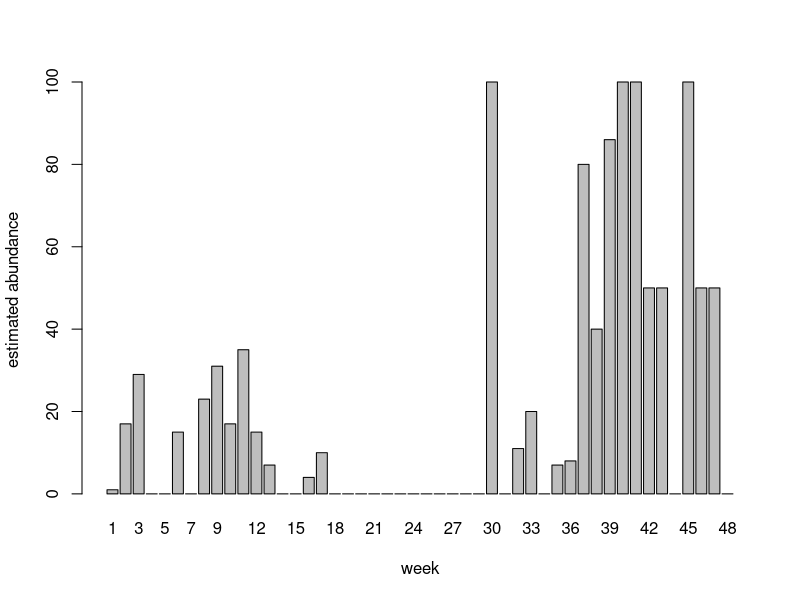
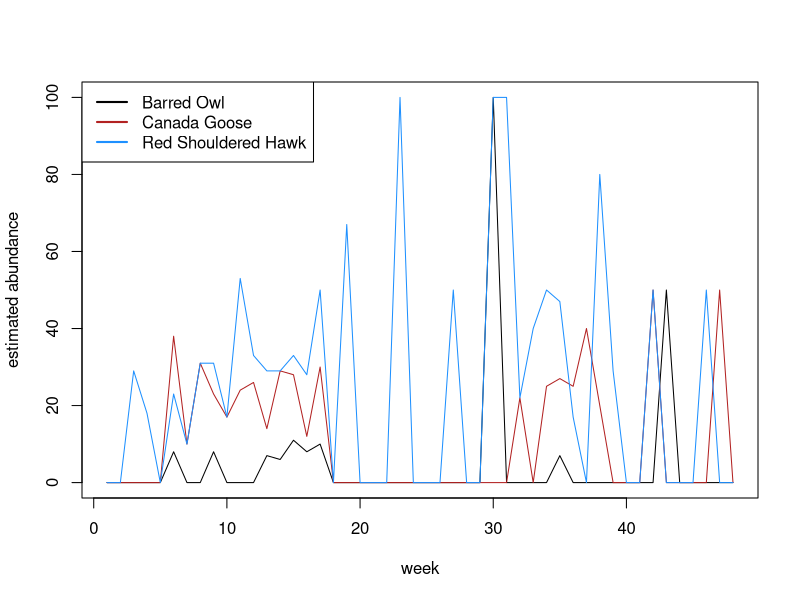

Generate these figures, in order, with R:
## ---- chunk 1
print("Here are my answers for Question 1.") #print the line "Here are my answers for Question 1."

6*5 #calculates the product of 8 and 5

8^5 #calculates 8 raised to the 5th power

A=9 #initialize the variable A
B=80 #initialize the variable B

A*B #calculates the product of variables A and B

## ---- chunk 2
Ornacia = c(13.0,1.0,5.0,8.0,1.0,0.0,34.0,2.0,21.0,0.0,3.0)

length(Ornacia)

max(Ornacia)
which(Ornacia == max(Ornacia))

min(Ornacia)
which(Ornacia == min(Ornacia))

which(Ornacia == 21)

Ornacia.Order = Ornacia[order(Ornacia)]
Ornacia.Order

Ornacia.Even = Ornacia[seq(2, length(Ornacia), by=2)]
Ornacia.Even

Ornacia = c(Ornacia, c(55.0, 89.0))
#Or you could do
#Ornacia = append(Ornacia, c(55.0, 89.0))
Ornacia

Ornacia.Half = Ornacia/2
Ornacia.Half
## ---- chunk 3
setwd("/opt/home/vinsonje//ECOL3900_Vinson_F17/Data")
ebird.data = read.csv("eBird_BotGarden_2016.csv")

barplot(ebird.data$Northern.Flicker, xlab="week", ylab="estimated abundance", names.arg = ebird.data$Week)

plot(ebird.data$Week, ebird.data$Barred.Owl, type="l", xlab="week", ylab="estimated abundance")
lines(ebird.data$Week, ebird.data$Canada.Goose, col="firebrick")
lines(ebird.data$Week, ebird.data$Red.shouldered.Hawk, col="dodgerblue")
legend("topleft", c("Barred Owl", "Canada Goose", "Red Shouldered Hawk"), col=c("black", "firebrick", "dodgerblue"), lwd=2.0)
## ---- chunk 4
averaging.fun = function(data, species){
  species.names = names(data)
  col.need = which(species.names==species)
  return(mean(data[,col.need]))
}

averaging.fun(ebird.data, "Canada.Goose")
## ---- chunk 5
avg.abun = NULL
species.keep = NULL

for(i in names(ebird.data)){
  if(i != "X" && i != "Week") {
    avg.temp = averaging.fun(ebird.data, i)
    if(avg.temp>5){avg.abun = c(avg.abun, avg.temp)
      species.keep = c(species.keep, i)
      }
  }
}

ebird.avg.data = data.frame(species.keep, avg.abun)

ebird.avg.data
